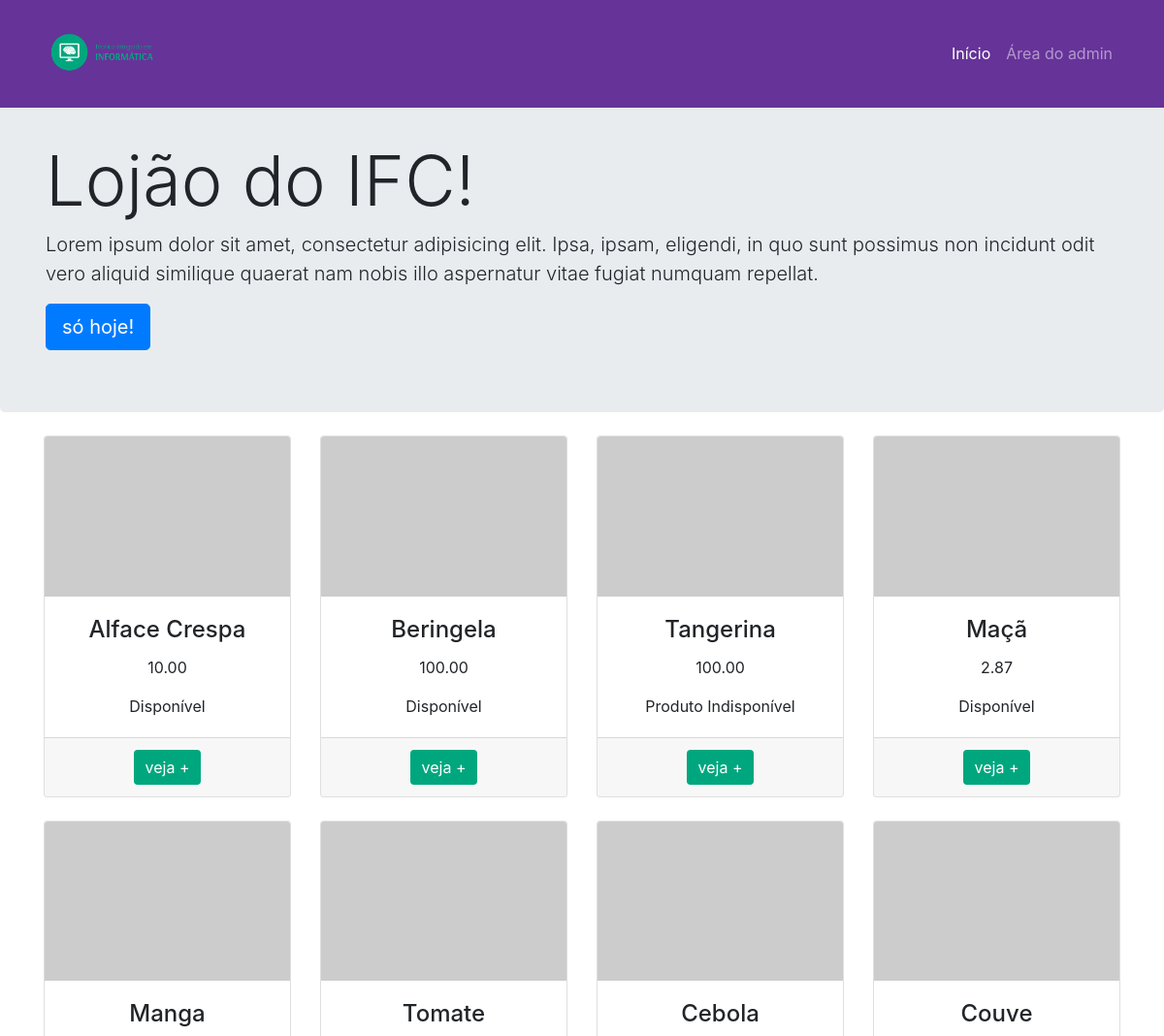
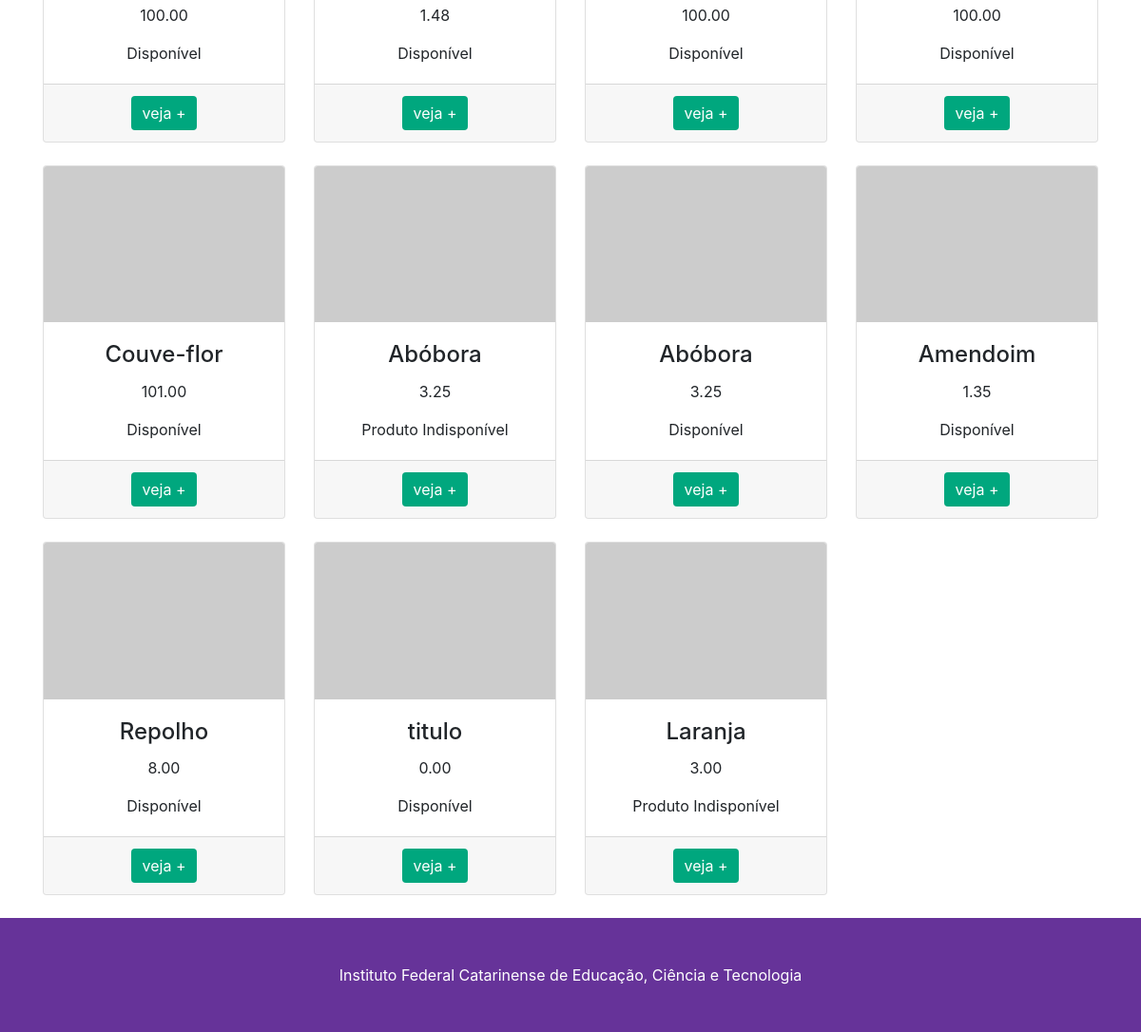
The page / on the database its author committed (2 pictures, top to bottom).
### tables this page shows
CREATE TABLE `tb_produtos` (
  `codigo` int(11) NOT NULL,
  `nome` varchar(32) NOT NULL,
  `categoria` varchar(32) NOT NULL,
  `preco` decimal(10,2) NOT NULL,
  `quantidade_estoque` int(20) NOT NULL
);

### app/models/Conexao.php (called while the page is built, shortened)
<?php
class Conexao {
    public static $conexao = null;
    public static function getConexao(){
        try{
            if(self::$conexao == null){
                self::$conexao = new PDO("mysql:host=".self::HOST.";dbname=".self::NOMEBANCO, self::USUARIO, self::SENHA);
                self::$conexao->setAttribute(PDO::ATTR_ERRMODE, PDO::ERRMODE_EXCEPTION);
            }
            return self::$conexao;
        }catch(PDOException $e){
            die("Falhou a conexao ou ocorreu um erro banco: " . $e->getMessage());
        }
        return $conexao;
    }
}

### app/models/CrudProdutos.php (called while the page is built, shortened)
<?php
require_once "Conexao.php";
require_once "Produto.php";
class CrudProdutos {
    private $conexao;
    public function __construct() {
        $this->conexao = Conexao::getConexao();
    }
    public function getProdutos(){
        $consulta = $this->conexao->query("SELECT * FROM tb_produtos");
        $arrayProdutos = $consulta->fetchAll(PDO::FETCH_ASSOC);
        $listaProdutos = [];
        foreach ($arrayProdutos as $produto){
            $listaProdutos[] = new Produto($produto['nome'], $produto['preco'], $produto['categoria'], $produto['quantidade_estoque'], $produto['codigo']);
        }
        return $listaProdutos;
    }
}

### app/models/Produto.php (called while the page is built, shortened)
<?php
require_once "Conexao.php";
class Produto
{
    public $estoque;
    public function __construct($nome, $preco, $categoria, $estoque, $codigo = null )
    {
        $this->codigo = $codigo;
        $this->nome = $nome;
        $this->preco = $preco;
        $this->estoque = $estoque;
    }
    public function estaDisponivel(){
        if ($this->estoque > 0){
            return "Disponível";
        }else{
            return "Produto Indisponível";
        }
    }
}

### index.php (the view, shortened to what this page needs)
<?php
    require_once "app/models/CrudProdutos.php";
    $crud = new CrudProdutos();
    $listaProdutos = $crud->getProdutos();
?>
<!DOCTYPE html>
<html lang="en">
<head>
    <link rel="stylesheet" href="assets/vendor/bootstrap/css/bootstrap.min.css">
    <link rel="stylesheet" href="assets/css/ifc-style.css">
</head>
<body>
<nav class="navbar navbar-expand-lg navbar-dark bg-dark fixed-top">
    <div class="container">
        <a class="navbar-brand" href="#"><img src="assets/imagens/logo.png" alt="" width="120px"></a>
        <div class="collapse navbar-collapse" id="navbarResponsive">
            <ul class="navbar-nav ml-auto">
                <li class="nav-item active">
                    <a class="nav-link" href="#">Início</a>
                </li>
                <li class="nav-item">
                    <a class="nav-link" href="app/views/admin/produtos.php">Área do admin</a>
                </li>
            </ul>
        </div>
    </div>
</nav>
<header class="jumbotron my-4 home-banner">
    <div class="container">
        <h1 class="display-3">Lojão do IFC!</h1>
        <p class="lead">Lorem ipsum dolor sit amet, consectetur adipisicing elit. Ipsa, ipsam, eligendi, in quo sunt possimus non incidunt odit vero aliquid similique quaerat nam nobis illo aspernatur vitae fugiat numquam repellat.</p>
        <a href="#" class="btn btn-primary btn-lg">só hoje!</a>
    </div>
</header>
<div class="container">
    <div class="row text-center">
            <?php foreach($listaProdutos as $prod): ?>
            <div class="col-lg-3 col-md-6 mb-4">
                <div class="card">
                    <img class="card-img-top" src="http://placehold.it/500x325" alt="">
                    <div class="card-body">
                        <h4 class="card-title"><?= $prod->nome ?></h4>
                        <p class="card-text"><?= $prod->preco ?></p>
                        <p class="card-text"><?= $prod->estaDisponivel() ?></p>
                    </div>
                    <div class="card-footer">
                        <a href="app/views/produto.php?codigo=<?= $prod->codigo ?>" class="btn btn-ifc">veja +</a>
                    </div>
                </div>
            </div>
            <?php endforeach; ?>
    </div>
</div>
<footer class="py-5 bg-dark">
    <div class="container">
        <p class="m-0 text-center text-white">Instituto Federal Catarinense de Educação, Ciência e Tecnologia</p>
    </div>
</footer>
</body>
</html>

### assets/css/ifc-style.css (style rules this page uses)
body { padding-top: 55px; }
@media (min-width: 992px) { body { padding-top: 55px; } }
.card { height: 100%; }
.bg-dark { background-color: rebeccapurple !important; }
.btn-ifc { color: #fff; background-color: #00a77e; border-color: transparent; border: transparent 0px; }

### rows shown on the page
tb_produtos: nome "Alface Crespa", preco "10.00", quantidade_estoque "Disponível"
tb_produtos: nome "Beringela", preco "100.00", quantidade_estoque "Disponível"
tb_produtos: nome "Tangerina", preco "100.00", quantidade_estoque "Produto Indisponível"
tb_produtos: nome "Maçã", preco "2.87", quantidade_estoque "Disponível"
tb_produtos: nome "Manga", preco "100.00", quantidade_estoque "Disponível"
tb_produtos: nome "Tomate", preco "1.48", quantidade_estoque "Disponível"
tb_produtos: nome "Cebola", preco "100.00", quantidade_estoque "Disponível"
tb_produtos: nome "Couve", preco "100.00", quantidade_estoque "Disponível"
tb_produtos: nome "Couve-flor", preco "101.00", quantidade_estoque "Disponível"
tb_produtos: nome "Abóbora", preco "3.25", quantidade_estoque "Produto Indisponível"
tb_produtos: nome "Abóbora", preco "3.25", quantidade_estoque "Disponível"
tb_produtos: nome "Amendoim", preco "1.35", quantidade_estoque "Disponível"
tb_produtos: nome "Repolho", preco "8.00", quantidade_estoque "Disponível"
tb_produtos: nome "titulo", preco "0.00", quantidade_estoque "Disponível"
tb_produtos: nome "Laranja", preco "3.00", quantidade_estoque "Produto Indisponível"
